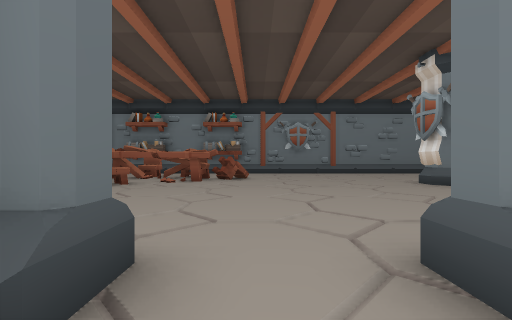
view 1 (above)

21 first-person views from a walk through a scene from a Unity 3-D project. The camera is 0.72 m above the floor, looks level and sees 90° across. The floor is counted in squares, 1 m on a side. Each view is taken from the middle of a square. On the plan, view 1 faces up. The plan holds only what a view shows up to about 9 squares ahead; the rest is blank. The place goes on beyond the plan.

view 2
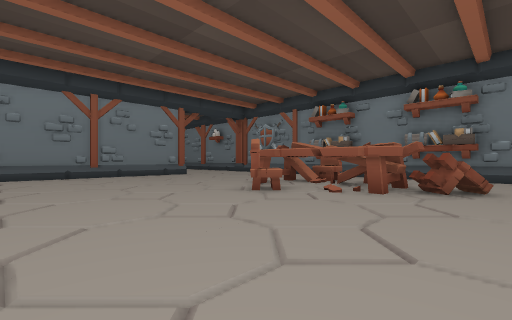

view 3
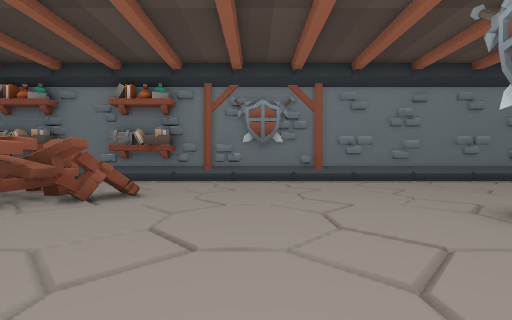

view 4
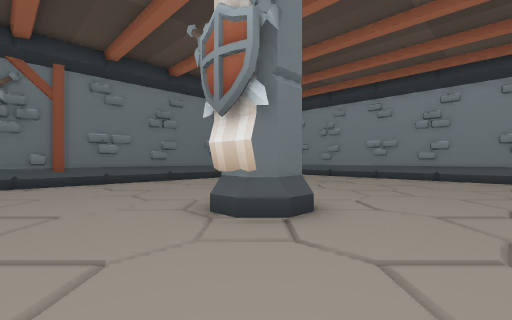

view 5
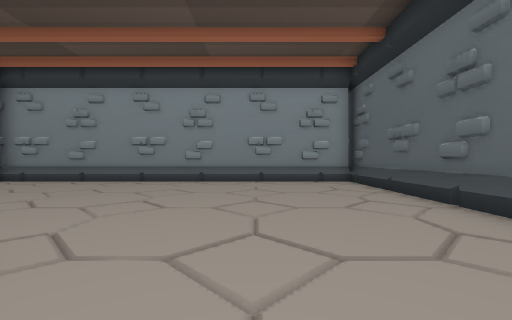

view 6
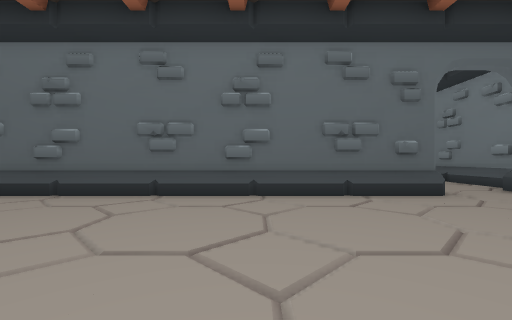

view 7
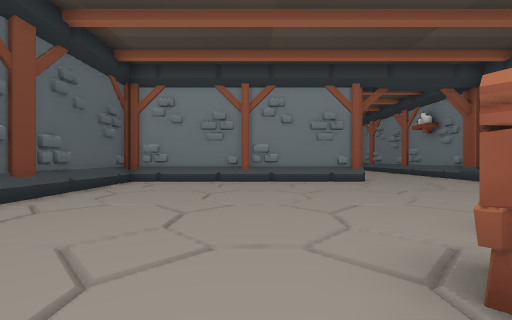

view 8
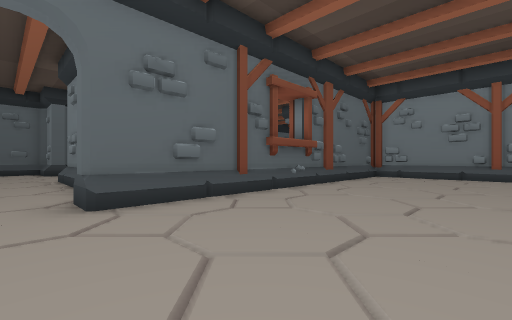

view 9
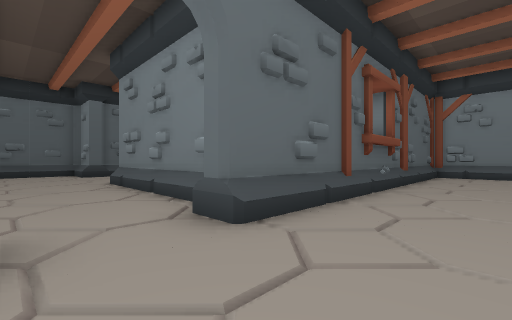

view 10
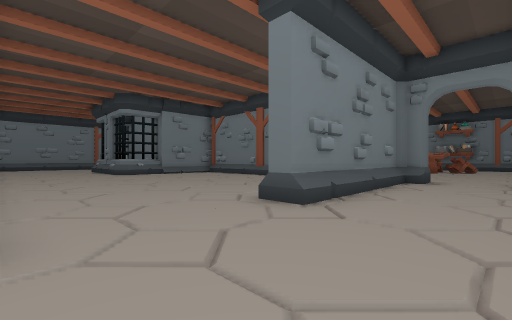

view 11
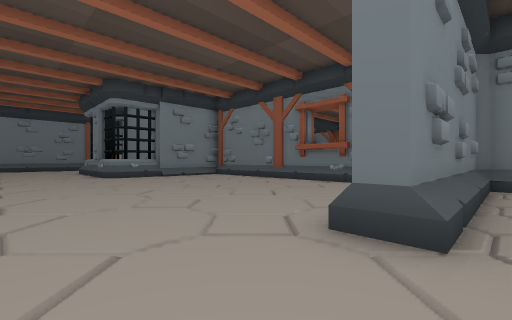

view 12
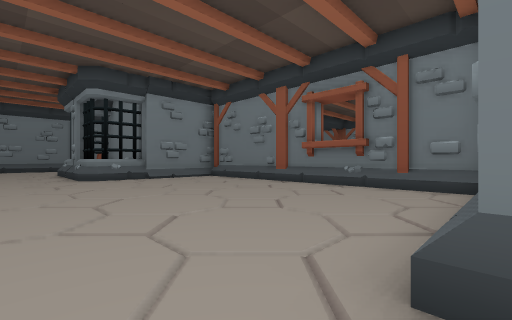

view 13
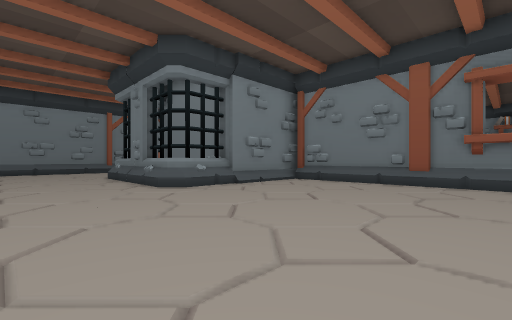

view 14
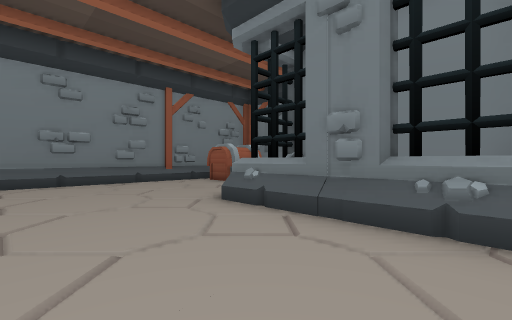

view 15
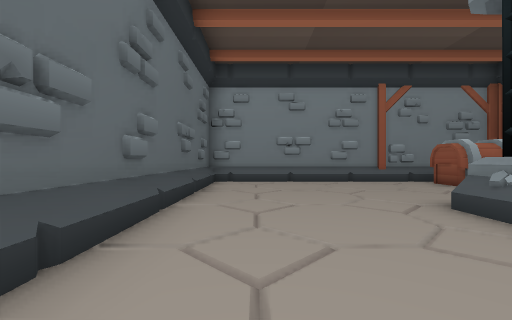

view 16
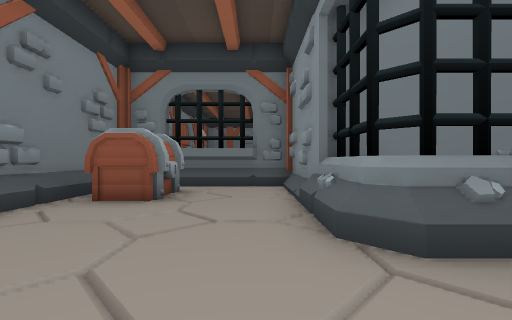

view 17
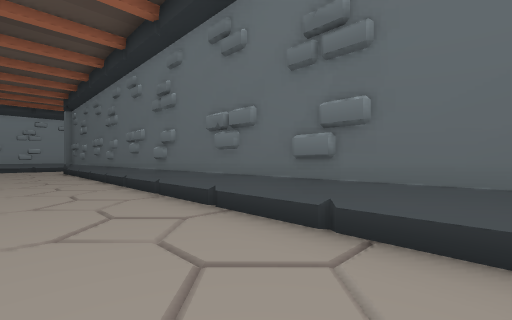

view 18
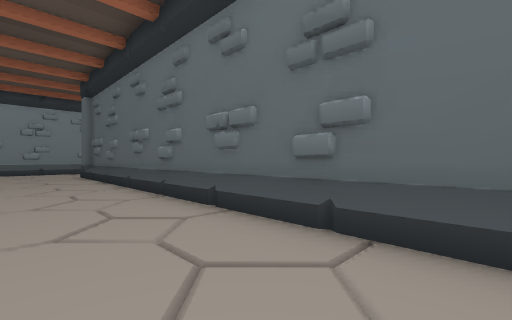

view 19
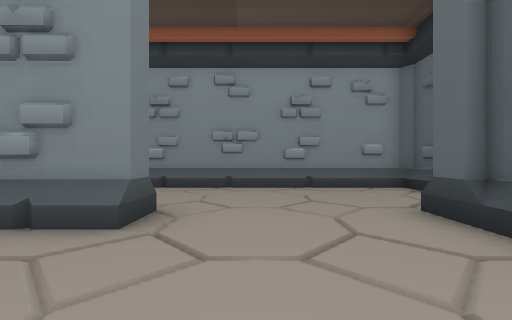

view 20
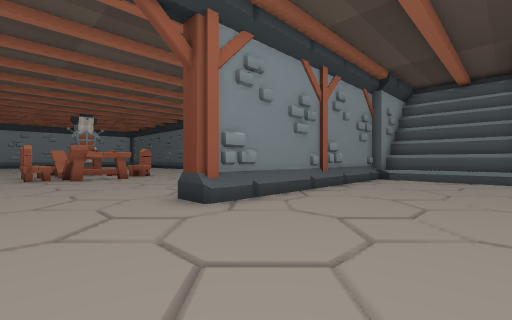

view 21
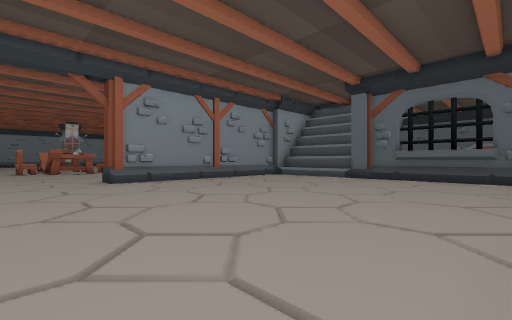

### Floor plan
Ten units are one square. View 1 is at (0, 0); x grows to the right and y downward. Boxes are objects, and circles mark ways between rooms. Rooms are numbered by the first view taken in them; rooms with no view inside come last. Other rooms are left out.
<svg viewBox="-222 -150 365 256">
<path fill="none" stroke="#000" d="M-124 39 -169 39M-120 2 -120 37 -125 41M-21 46 -21 30M-28 84 -12 84M-163 40 -168 32 -168 20M-25 86 -20 86M-14 46 -24 46M-168 41 -173 36M-170 36 -170 26M-170 20 -170 -11 -201 -11M-24 -11 -108 -11M-16 -9 -16 46M-8 -11 -14 -11M-176 -14 -182 -10M8 101 16 101 19 99M19 101 19 31M-215 86 -39 86M-217 2 -217 86M-89 84 -72 84M-125 41 -168 41M-131 39 -136 41M-126 84 -90 84M-24 46 -24 36M-14 36 -14 46M-166 84 -128 84M-14 16 -14 35M-173 36 -173 26M-24 -9 -108 -9M-8 -9 -14 -9 -14 15M-191 84 -168 84M6 99 16 99M16 101 16 36M-215 59 -215 78M-215 39 -215 58M-215 79 -215 86M-215 19 -215 38M-215 5 -215 18M-8 -19 -8 -9M-117 -96 -117 -16 -9 -16M16 -137 5 -137M11 -16 138 -16 138 -138M12 -11 12 -19M-125 -96 -115 -96M-115 -135 -120 -135M-123 -30 -123 -96M-160 -16 -138 -16M-160 -14 -139 -14M-160 -10 -142 -10M108 -137 24 -137M-210 -19 -182 -19M-210 -16 -185 -16M-115 -85 -115 -66M12 -135 5 -135M-115 -65 -115 -49M-115 -96 -115 -86M-88 -19 -8 -19M12 -19 31 -19M-115 -48 -115 -29M-125 -86 -125 -96M-125 -65 -125 -85M-106 -19 -89 -19M-125 -49 -125 -64M-115 -28 -115 -19M32 -19 50 -19M51 -19 90 -19M72 -135 25 -135M-160 -19 -132 -19M92 -135 74 -135M91 -19 129 -19M105 -135 94 -135M136 -19 136 -135M-167 20 -167 31M-118 20 -170 20"/>
<rect x="-215" y="-5" width="20" height="20" fill="#bbb"><title>other object</title></rect>
<rect x="-75" y="-145" width="40" height="10" fill="#bbb"><title>other object</title></rect>
<rect x="-55" y="-105" width="40" height="20" fill="#bbb"><title>other object</title></rect>
<rect x="-55" y="-115" width="10" height="10" fill="#bbb"><title>other object</title></rect>
<rect x="-45" y="-85" width="10" height="20" fill="#bbb"><title>other object</title></rect>
<rect x="-35" y="-115" width="10" height="10" fill="#bbb"><title>other object</title></rect>
<rect x="-35" y="-145" width="40" height="10" fill="#bbb"><title>other object</title></rect>
<rect x="-15" y="-105" width="10" height="10" fill="#bbb"><title>other object</title></rect>
<rect x="45" y="-85" width="20" height="10" fill="#bbb"><title>other object</title></rect>
<circle cx="5" cy="-5" r="3" fill="#2a7"/>
<text x="-90" y="50">1</text>
<text x="-40" y="-80">2</text>
<text x="-160" y="30">3</text>
</svg>
Room 1 opens to room 2.

Where each view was taken, in squares from view 1:
view 1: 0 up, 0 right, facing up
view 2: 3 up, 0 right, facing up-left
view 3: 5 up, 2 right, facing up
view 4: 5 up, 3 right, facing up-right
view 5: 5 up, 5 right, facing right
view 6: 7 up, 5 right, facing down
view 7: 6 up, 3 left, facing left
view 8: 6 up, 0 right, facing down-left
view 9: 4 up, 1 right, facing down-left
view 10: 8 down, 1 right, facing up-left
view 11: 7 down, 1 left, facing up-left
view 12: 6 down, 2 left, facing up-left
view 13: 7 down, 6 left, facing up-left
view 14: 7 down, 13 left, facing up-left
view 15: 7 down, 13 left, facing left
view 16: 6 down, 18 left, facing up
view 17: 6 down, 18 left, facing down-right
view 18: 6 down, 14 left, facing down-right
view 19: 6 down, 5 left, facing right
view 20: 12 up, 16 left, facing down-right
view 21: 12 up, 21 left, facing down-right
